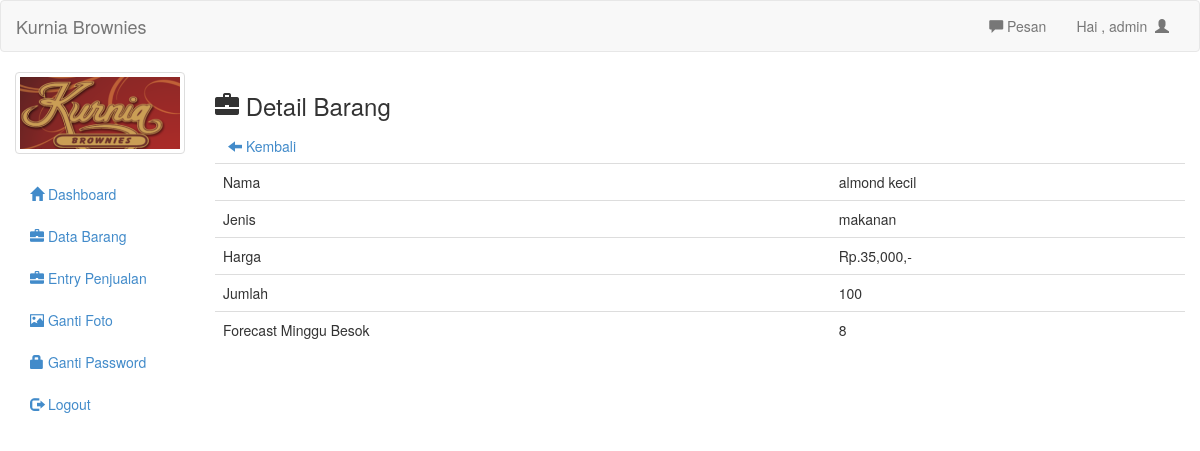
Screenshot of /admin/det_barang.php?id=14 (signed in) with the database file from the repository.
### tables this page shows
CREATE TABLE `barang` (
  `id` int(11) NOT NULL,
  `nama` text NOT NULL,
  `jenis` text NOT NULL,
  `suplier` text NOT NULL,
  `modal` int(11) NOT NULL,
  `harga` int(11) NOT NULL,
  `jumlah` int(11) NOT NULL,
  `sisa` int(11) NOT NULL,
  `rop` int(11) NOT NULL
);

### admin/det_barang.php (the view)
<?php
include 'header.php';
?>
<h3><span class="glyphicon glyphicon-briefcase"></span>  Detail Barang</h3>
<a class="btn" href="barang.php"><span class="glyphicon glyphicon-arrow-left"></span>  Kembali</a>
<?php
$id_brg=mysql_real_escape_string($_GET['id']);
$nama = mysql_query("select nama from barang where id='$id_brg'");
$x = mysql_result($nama,0);
$fc=mysql_query("select avg(demand) as test from (select demand from `forecast` where namabarang like '%$x%'
	order by minggu_ke desc limit 4) as test1 ")or die(mysql_error());
$hasilfc = mysql_result($fc, 0);
$det=mysql_query("select * from barang where id='$id_brg'")or die(mysql_error());
while($d=mysql_fetch_array($det)){
	?>
	<table class="table">
		<tr>
			<td>Nama</td>
			<td><?php echo $d['nama'] ?></td>
		</tr>
		<tr>
			<td>Jenis</td>
			<td><?php echo $d['jenis'] ?></td>
		</tr>
		<tr>
			<td>Harga</td>
			<td>Rp.<?php echo number_format($d['harga']) ?>,-</td>
		</tr>
		<tr>
			<td>Jumlah</td>
			<td><?php echo $d['jumlah'] ?></td>
		</tr>
		<tr>
			<td>Forecast Minggu Besok</td>
			<td>
			<?php
			echo round($hasilfc) ?>
			</td>
		</tr>
	</table>
<?php
	}
?>
<?php include 'footer.php'; ?>

### admin/header.php (shortened to what this page needs)
<!DOCTYPE html>
<html>
<head>
	<link rel="stylesheet" type="text/css" href="../assets/css/bootstrap.css">
	<link rel="stylesheet" type="text/css" href="../assets/js/jquery-ui/jquery-ui.css">
</head>
<body>
	<div class="navbar navbar-default">
		<div class="container-fluid">
			<div class="navbar-header">
				<a href="http://www.malasngoding.com" class="navbar-brand">Kurnia Brownies</a>
			</div>
			<div class="collapse navbar-collapse">
				<ul class="nav navbar-nav navbar-right">
					<li><a id="pesan_sedia" href="#" data-toggle="modal" data-target="#modalpesan"><span class='glyphicon glyphicon-comment'></span>  Pesan</a></li>
					<li><a class="dropdown-toggle" data-toggle="dropdown" role="button" href="#">Hai , <?php echo $_SESSION['uname']  ?>&nbsp&nbsp<span class="glyphicon glyphicon-user"></span></a></li>
				</ul>
			</div>
		</div>
	</div>
	<div class="col-md-2">
		<div class="row">
			<?php
			$use=$_SESSION['uname'];
			$fo=mysql_query("select foto from admin where uname='$use'");
			while($f=mysql_fetch_array($fo)){
				?>
				<div class="col-xs-6 col-md-12">
					<a class="thumbnail">
						<img class="img-responsive" src="foto/<?php echo $f['foto']; ?>">
					</a>
				</div>
				<?php
			}
			?>
		</div>
		<ul class="nav nav-pills nav-stacked">
			<li class=""><a href="index.php"><span class="glyphicon glyphicon-home"></span>  Dashboard</a></li>
			<li><a href="barang.php"><span class="glyphicon glyphicon-briefcase"></span>  Data Barang</a></li>
			<li><a href="barang_laku.php"><span class="glyphicon glyphicon-briefcase"></span>  Entry Penjualan</a></li>
			<li><a href="ganti_foto.php"><span class="glyphicon glyphicon-picture"></span>  Ganti Foto</a></li>
			<li><a href="ganti_pass.php"><span class="glyphicon glyphicon-lock"></span> Ganti Password</a></li>
			<li><a href="logout.php"><span class="glyphicon glyphicon-log-out"></span>  Logout</a></li>
		</ul>
	</div>
	<div class="col-md-10">

### rows the page displays
barang: nama "almond kecil", jenis "makanan", harga "35,000", jumlah "100", hasilfc "8"

### other values shown
$_SESSION['uname'] "admin"
